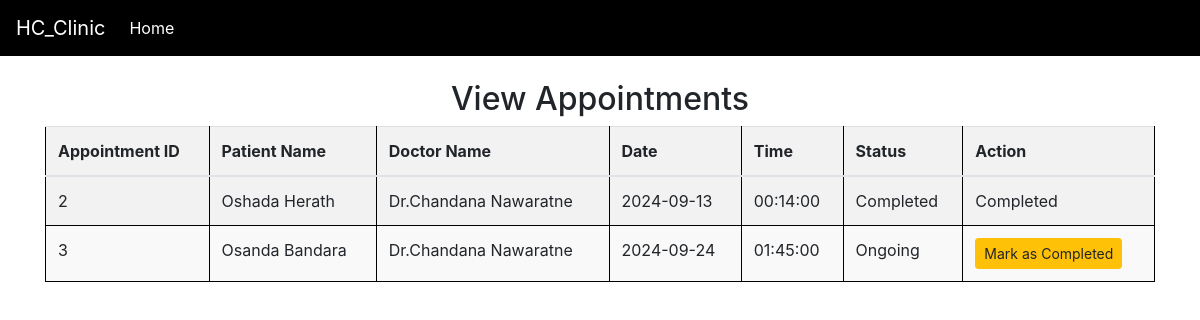
Page /view_appointments.php (signed in) on the committed database.
### tables this page shows
CREATE TABLE `appointments` (
  `app_id` int(11) NOT NULL AUTO_INCREMENT,
  `patient_name` varchar(100) NOT NULL,
  `doc_name` varchar(50) NOT NULL,
  `date` date NOT NULL,
  `time` time NOT NULL,
  `status` enum('Ongoing','Completed') NOT NULL DEFAULT 'Ongoing',
  PRIMARY KEY (`app_id`)
);

### view_appointments.php (the view, shortened to what this page needs)
<?php
include 'connect.php';
$doctor_username = trim($_SESSION['doctor_name']);
$doctor_query = "SELECT name FROM doctors WHERE username = '$doctor_username'";
$doctor_result = mysqli_query($conn, $doctor_query);
if ($doctor_result && mysqli_num_rows($doctor_result) > 0) {
    $doctor_row = mysqli_fetch_assoc($doctor_result);
    $doctor_name = $doctor_row['name'];
} else {
    echo "Doctor not found for username: $doctor_username.";
    exit();
}
?>
<!doctype html>
<html lang="en">
<head>
    <link rel="stylesheet" href="https://stackpath.bootstrapcdn.com/bootstrap/4.3.1/css/bootstrap.min.css">
</head>
<body>
    <nav class="navbar navbar-expand-sm navbar-dark" style="background-color: black;">
        <a class="navbar-brand" href="dochome.php">HC_Clinic</a>
        <div class="collapse navbar-collapse" id="collapsibleNavId">
            <ul class="navbar-nav mr-auto mt-2 mt-lg-0">
                <li class="nav-item active">
                    <a class="nav-link" href="dochome.php">Home</a>
                </li>
            </ul>
        </div>
    </nav>
    <center>
        <div class="container mt-4">
            <h2 class="text-center">View Appointments</h2>
            <table class="table table-striped">
                <thead>
                    <tr>
                        <th>Appointment ID</th>
                        <th>Patient Name</th>
                        <th>Doctor Name</th>
                        <th>Date</th>
                        <th>Time</th>
                        <th>Status</th>
                        <th>Action</th>
                    </tr>
                </thead>
                <tbody>
                <?php
                $sql = "SELECT app_id, patient_name, doc_name, date, time, status FROM appointments WHERE doc_name = '$doctor_name'";
                $result = mysqli_query($conn, $sql);
                if ($result && mysqli_num_rows($result) > 0) {
                    while ($row = mysqli_fetch_assoc($result)) {
                        $app_id = $row['app_id'];
                        $patient_name = $row['patient_name'];
                        $doc_name = $row['doc_name'];
                        $date = $row['date'];
                        $time = $row['time'];
                        $status = $row['status'];
                        echo '
                        <tr>
                            <td>' . $app_id . '</td>
                            <td>' . $patient_name . '</td>
                            <td>' . $doc_name . '</td>
                            <td>' . $date . '</td>
                            <td>' . $time . '</td>
                            <td>' . $status . '</td>
                            <td>';
                        if ($status == 'Ongoing') {
                            echo '<a href="view_appointments.php?complete_id=' . $app_id . '" class="btn btn-warning btn-sm">Mark as Completed</a>';
                        } else {
                            echo 'Completed';
                        }
                        echo '</td>
                        </tr>';
                    }
                } else {
                    echo "<tr><td colspan='7'>No appointments found for $doctor_name.</td></tr>";
                }
                ?>
                </tbody>
            </table>
        </div>
    </center>
</body>
</html>

### view_appointments.php (style rules this page uses)
table { width: 100%; border-collapse: collapse; }
th, td { border: 1px solid black; padding: 8px; text-align: left; }
th { background-color: #f2f2f2; }
tr:nth-child(even) { background-color: #f9f9f9; }

### rows in the picture
appointments: app_id "2", patient_name "Oshada Herath", doc_name "Dr.Chandana Nawaratne", date "2024-09-13", time "00:14:00", status "Completed"
appointments: app_id "3", patient_name "Osanda Bandara", doc_name "Dr.Chandana Nawaratne", date "2024-09-24", time "01:45:00", status "Ongoing"
